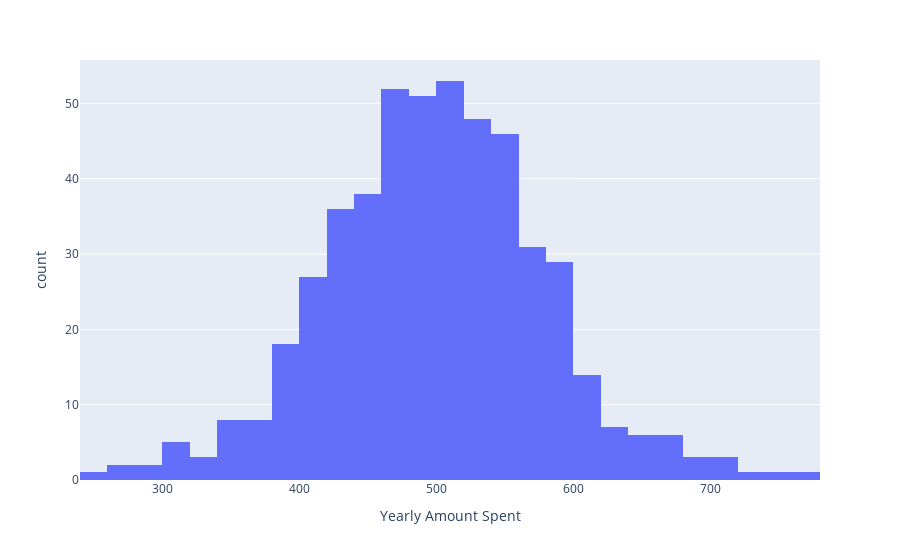

Source (notebook cell):
### Markdown cell above
### Histograma da variável target

- Histogram - Target Variable

### Code cell
fig = px.histogram(df_customers, 
                   x=variable_target)
fig.show()

### Figure 1 — Plotly figure (JSON) as saved in the notebook; plotly's stock layout.template omitted (floating-point values rounded to 4 significant figures; data arrays with more than 128 entries replaced by an {"elided": "..."} marker saying what was removed)
{"data": [{"alignmentgroup": "True", "bingroup": "x", "hovertemplate": "Yearly Amount Spent=%{x}<br>count=%{y}<extra></extra>", "legendgroup": "", "marker": {"color": "#636efa", "pattern": {"shape": ""}}, "name": "", "offsetgroup": "", "orientation": "v", "showlegend": false, "type": "histogram", "x": {"elided": "500 float values"}, "xaxis": "x", "yaxis": "y"}], "layout": {"barmode": "relative", "legend": {"tracegroupgap": 0}, "margin": {"t": 60}, "xaxis": {"anchor": "y", "domain": [0, 1], "title": {"text": "Yearly Amount Spent"}}, "yaxis": {"anchor": "x", "domain": [0, 1], "title": {"text": "count"}}}}
